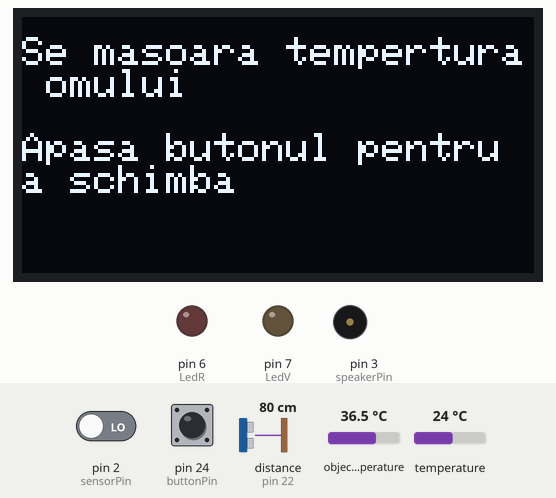
Bench run of a sketch on a simulated Arduino Mega 2560, built with avr-gcc and run on an emulated ATmega2560. Parts: 128×64 one-colour display, output pins drawn as LEDs (lit = HIGH), buzzer (waves = sounding). Wiring (inferred from the names in the program): ultrasonic range finder: trigger pin 23; echo pin 22. The test bench sets the inputs (shaded band); at power-on: distance to the obstacle (sensor on pin 22) 80 cm, pin 2 (sensorPin) LOW, pin 24 (buttonPin) HIGH, object temperature 36.5 °C, temperature 24 °C. The echo pulse lasts 58.3 µs per cm; the local clock reads 2024-03-15 10:24:30 at power-on unless the sketch sets it; storage starts empty; pins used as bus, display or sensor lines are not drawn; what the sketch prints to the serial monitor is not drawn.

Above: at 1.2 s.
1.3 s: distance to the obstacle (sensor on pin 22) set to 15 cm
At 3.9 s:
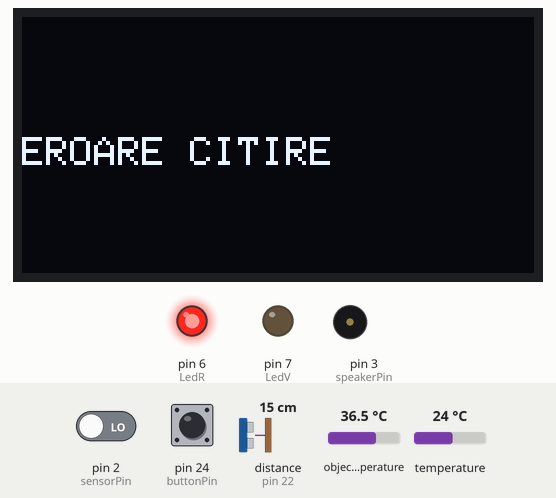
5.7 s: distance to the obstacle (sensor on pin 22) set to 12 cm
At 7.6 s:
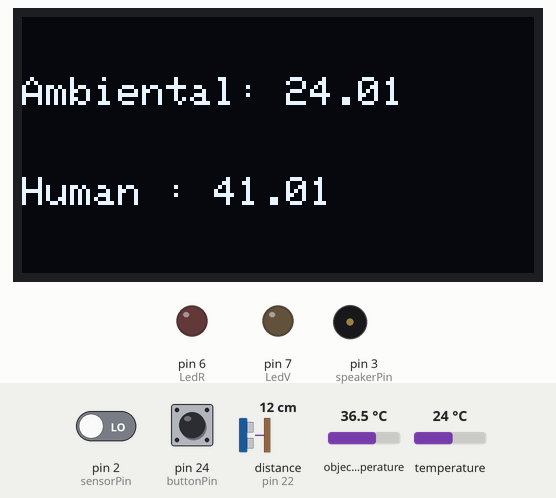
At 16.7 s:
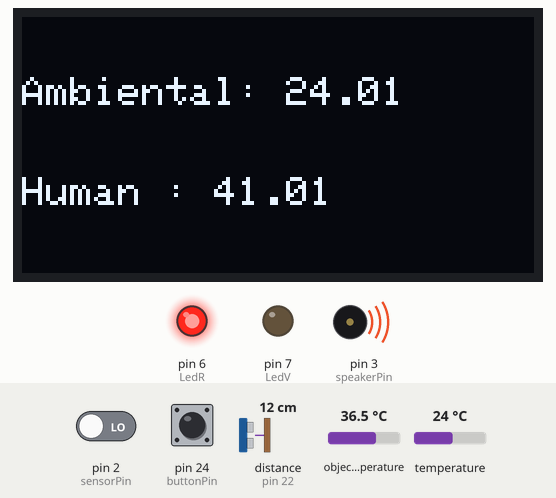
Timing chart, 0 to 54.7 s (numbered marks = the images above; inputs shaded):
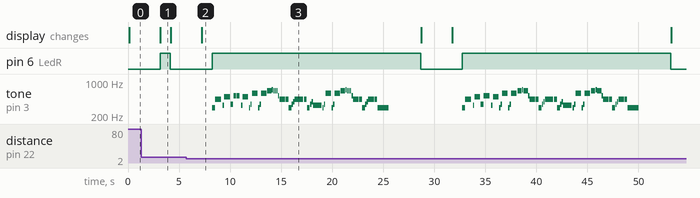

Measured:
- the behaviour switches between 14 and 13 cm on distance to the obstacle (sensor on pin 22) (found by bisection; images 1 and 2)
- after the input at 5.7 s, pin 6 (LedR): alternates HIGH for 20.4 s and LOW for 4.1 s, starting after 2.6 s; tone on pin 3 (speakerPin): plays 294 Hz for 0.27 s, 440 Hz for 0.27 s, 440 Hz for 0.27 s, 330 Hz for 0.14 s, 494 Hz for 0.54 s, 349 Hz for 0.27 s … (106 notes in this stretch), starting after 2.6 s; the display: changes after 1.5 s (image 2)
- what the display in image 1 shows lasts 1.0 s, from 3.2 s to 4.2 s

The sketch:

sketch_jun16a.ino
```cpp
//include libraries
#include <Wire.h> // Library for I2C communication
#include <Adafruit_GFX.h> //OLED
#include <Adafruit_SSD1306.h> //OLED
#include <Adafruit_MLX90614.h>//senzor temperatura
#include <virtuabotixRTC.h> //ceas Real Time
#include <SPI.h>
#include <SD.h>


#define SCREEN_WIDTH 128
#define SCREEN_HEIGHT 64

#define NOTE_B0  31
#define NOTE_C1  33
#define NOTE_CS1 35
#define NOTE_D1  37
#define NOTE_DS1 39
#define NOTE_E1  41
#define NOTE_F1  44
#define NOTE_FS1 46
#define NOTE_G1  49
#define NOTE_GS1 52
#define NOTE_A1  55
#define NOTE_AS1 58
#define NOTE_B1  62
#define NOTE_C2  65
#define NOTE_CS2 69
#define NOTE_D2  73
#define NOTE_DS2 78
#define NOTE_E2  82
#define NOTE_F2  87
#define NOTE_FS2 93
#define NOTE_G2  98
#define NOTE_GS2 104
#define NOTE_A2  110
#define NOTE_AS2 117
#define NOTE_B2  123
#define NOTE_C3  131
#define NOTE_CS3 139
#define NOTE_D3  147
#define NOTE_DS3 156
#define NOTE_E3  165
#define NOTE_F3  175
#define NOTE_FS3 185
#define NOTE_G3  196
#define NOTE_GS3 208
#define NOTE_A3  220
#define NOTE_AS3 233
#define NOTE_B3  247
#define NOTE_C4  262
#define NOTE_CS4 277
#define NOTE_D4  294
#define NOTE_DS4 311
#define NOTE_E4  330
#define NOTE_F4  349
#define NOTE_FS4 370
#define NOTE_G4  392
#define NOTE_GS4 415
#define NOTE_A4  440
#define NOTE_AS4 466
#define NOTE_B4  494
#define NOTE_C5  523
#define NOTE_CS5 554
#define NOTE_D5  587
#define NOTE_DS5 622
#define NOTE_E5  659
#define NOTE_F5  698
#define NOTE_FS5 740
#define NOTE_G5  784
#define NOTE_GS5 831
#define NOTE_A5  880
#define NOTE_AS5 932
#define NOTE_B5  988
#define NOTE_C6  1047
#define NOTE_CS6 1109
#define NOTE_D6  1175
#define NOTE_DS6 1245
#define NOTE_E6  1319
#define NOTE_F6  1397
#define NOTE_FS6 1480
#define NOTE_G6  1568
#define NOTE_GS6 1661
#define NOTE_A6  1760
#define NOTE_AS6 1865
#define NOTE_B6  1976
#define NOTE_C7  2093
#define NOTE_CS7 2217
#define NOTE_D7  2349
#define NOTE_DS7 2489
#define NOTE_E7  2637
#define NOTE_F7  2794
#define NOTE_FS7 2960
#define NOTE_G7  3136
#define NOTE_GS7 3322
#define NOTE_A7  3520
#define NOTE_AS7 3729
#define NOTE_B7  3951
#define NOTE_C8  4186
#define NOTE_CS8 4435
#define NOTE_D8  4699
#define NOTE_DS8 4978
#define REST      0


int melody2[] = {

  NOTE_D4,4, NOTE_A4,4, NOTE_A4,4,
  REST,8, NOTE_E4,8, NOTE_B4,2,
  NOTE_F4,4, NOTE_C5,4, NOTE_C5,4,
  REST,8, NOTE_E4,8, NOTE_B4,2,
  NOTE_D4,8, NOTE_F4,8, NOTE_D5,2,

  NOTE_D4,8, NOTE_F4,8, NOTE_D5,2,
  NOTE_E5,-4, NOTE_F5,8, NOTE_E5,8, NOTE_E5,8,
  NOTE_E5,8, NOTE_C5,8, NOTE_A4,2,
  NOTE_A4,4, NOTE_D4,4, NOTE_F4,8, NOTE_G4,8,
  NOTE_A4,-2,
  NOTE_A4,4, NOTE_D4,4, NOTE_F4,8, NOTE_G4,8,
  NOTE_E4,-2,
  NOTE_D4,8, NOTE_F4,8, NOTE_D5,2,
  NOTE_D4,8, NOTE_F4,8, NOTE_D5,2,

  NOTE_E5,-4, NOTE_F5,8, NOTE_E5,8, NOTE_E5,8,
  NOTE_E5,8, NOTE_C5,8, NOTE_A4,2,
  NOTE_A4,4, NOTE_D4,4, NOTE_F4,8, NOTE_G4,8,
  NOTE_A4,2, NOTE_A4,4,
  NOTE_D4,1,
};
int melody1[] = {

  NOTE_D5,-4, NOTE_A5,8, NOTE_FS5,8, NOTE_D5,8,
  NOTE_E5,-4, NOTE_FS5,8, NOTE_G5,4,
  NOTE_FS5,-4, NOTE_E5,8, NOTE_FS5,4,
  NOTE_D5,-2,
  NOTE_D5,-4, NOTE_A5,8, NOTE_FS5,8, NOTE_D5,8,
  NOTE_E5,-4, NOTE_FS5,8, NOTE_G5,4,

  NOTE_FS5,-4, NOTE_E5,8, NOTE_FS5,4,
  NOTE_D5,-2,
  NOTE_D5,-4, NOTE_A5,8, NOTE_FS5,8, NOTE_D5,8,
  NOTE_E5,-4, NOTE_FS5,8, NOTE_G5,4,
  NOTE_FS5,-1,

};

// change this to make the song slower or faster
int tempo = 200;

//  pinii Trig și Echo pentru senzorul IR de distanta
const int triggerPin = 23;
const int echoPin = 22;
long duration;
int distance;

const int sensorPin = 2; //pin senzor obstacol

const int speakerPin = 3; //pin aplificator R

Adafruit_SSD1306 display(SCREEN_WIDTH, SCREEN_HEIGHT, &Wire, -1);
Adafruit_MLX90614 mlx = Adafruit_MLX90614();
virtuabotixRTC myRTC(42, 44, 46);//(DATA, CLK, RST)

File myFile;

double Ambient=0;
double Object=0;

const int LedR=6;
const int LedV=7;

int notes1 = sizeof(melody1) / sizeof(melody1[0]) / 2;
int notes2 = sizeof(melody2) / sizeof(melody2[0]) / 2;

// this calculates the duration of a whole note in ms
int wholenote = (60000 * 4) / tempo;

int divider = 0, noteDuration = 0;

int SDpin = 53;

// push-buton
const int buttonPin = 24;
int buttonState = 0;
int previousButtonState = 0;
int buttonPressCount = 0;


void setup()
{
  Serial.begin(9600);

  pinMode(triggerPin, OUTPUT);
  pinMode(echoPin, INPUT);
  pinMode(LedR, OUTPUT);
  pinMode(LedV, OUTPUT);
  pinMode(buttonPin, INPUT_PULLUP);


  // Set the current date, and time in the following format:
  // seconds, minutes, hours, day of the week, day of the month, month, year
  //myRTC.setDS1302Time(00, 46, 13, 3, 5, 7, 2023);

   // Inițializarea ecranului OLED
   if (!display.begin(SSD1306_SWITCHCAPVCC, 0x3C))
   {
      Serial.println(F("Eroare la inițializarea ecranului OLED"));
      while (true);
   }
   display.clearDisplay();// Curățarea ecranului

   pinMode(sensorPin, INPUT);//senzor obstacol

  //amplificator Audio
   pinMode(speakerPin, OUTPUT);

   //Card SD
   Serial.println("Initializing SD card...");
   if (!SD.begin(SDpin))
   {
      Serial.println("initialization failed!");
     while (1);
   }
   Serial.println("initialization done.");

  //Senzor temperatura
   if (!mlx.begin())
   {
      Serial.println("Error connecting to MLX sensor. Check wiring.");
      while (1);
   };
   mlx.readEmissivity();

}


void loop()
{
  // Citirea valorii de la senzor obstacol
  int IRState = digitalRead(sensorPin);
  buttonState = digitalRead(buttonPin);
  digitalWrite(LedV, LOW);
  digitalWrite(LedR, LOW);
  //Actualizare timp
  myRTC.updateTime();

   Serial.print("Current Date / Time: ");
   Serial.print(myRTC.dayofmonth);
   Serial.print("/");
   Serial.print(myRTC.month);
   Serial.print("/");
   Serial.print(myRTC.year);
   Serial.print("  ");
   Serial.print(myRTC.hours);
   Serial.print(":");
   Serial.print(myRTC.minutes);
   Serial.print(":");
   Serial.println(myRTC.seconds);

  //Declarare timp
  int Day = myRTC.dayofmonth;
  int Month = myRTC.month;
  int Year = myRTC.year;
  int Secs = myRTC.seconds;
  int Hours = myRTC.hours;
  int Minutes = myRTC.minutes;


  //Citire temperatura  ambientala
  Ambient = mlx.readAmbientTempC();
  Object = 1.0 + mlx.readObjectTempC() ;
    if (buttonState != previousButtonState) {
      if (buttonState == LOW) {
        buttonPressCount++;}}
  if (IRState == 1)
  {
    Serial.println("Senzor IR inactiv");
    display.clearDisplay();
    display.setTextSize(1);
    display.setTextColor(SSD1306_WHITE);

    display.setCursor(0, 0); // Set the cursor on the first column and first row.
    display.print("Date: ");
    display.print(Day); display.print("."); display.print(Month); display.print("."); display.println(Year);

    display.setCursor(0, 25); //Set the cursor on the third column and the second row (counting starts at 0!).
    display.print("Time: ");
    display.print(Hours); display.print(":"); display.print(Minutes); display.print(":"); display.print(Secs);

    display.setCursor(0, 50);
    display.print("Ambient : ");
    display.println(Ambient);

    display.display();
  }
  else
  {//senzor IR activ
        if (buttonPressCount % 2 == 0)
        {//om
           Serial.println("S-a selectat temperatura pentru om");
             display.clearDisplay();
            display.setTextSize(1);
            display.setTextColor(SSD1306_WHITE);
            display.setCursor(0, 5);
            display.println("Se masoara tempertura omului ");

             display.println(" ");
            display.println("Apasa butonul pentru a schimba ");
            display.println("");
            display.display();
          delay(2000);
            // Transmiterea semnalului ultrasunete
            digitalWrite(triggerPin, LOW);
            delayMicroseconds(2);
            digitalWrite(triggerPin, HIGH);
            delayMicroseconds(10);
            digitalWrite(triggerPin, LOW);
            // Măsurarea duratei de timp pentru semnalul de ecou
            duration = pulseIn(echoPin, HIGH);
            // Calcularea distanței în centimetri
            distance = duration * 0.034 / 2;

            delay(1000);

            if (distance>=3 && distance<=4)  Object = 2.3 + mlx.readObjectTempC() ;
            if (distance>=5 && distance<=7)  Object = 3.0 + mlx.readObjectTempC() ;
            if (distance>7 && distance<9)  Object = 4.0 + mlx.readObjectTempC() ;
            if (distance>=9)  Object = 4.5 + mlx.readObjectTempC() ;
            if (distance>12)  {
              display.clearDisplay();
            display.setTextSize(1);
            display.setTextColor(SSD1306_WHITE);

            display.setCursor(0, 30);
            display.print("EROARE CITIRE ");
            display.display();
           digitalWrite(LedR, HIGH);

            }
            else{
            display.clearDisplay();
            display.setTextSize(1);
            display.setTextColor(SSD1306_WHITE);

            display.setCursor(0, 15);
            display.print("Ambiental: ");
            display.println(Ambient);

            display.setCursor(0, 40);
            display.print("Human : ");
            //Object=40;
            display.println(Object);
            display.display();

            delay(1000);

        Serial.println(distance);
        Serial.println(Object);


            //Scriere pe card SD
            myFile = SD.open("file.txt", FILE_WRITE);
            if (myFile) {
              Serial.print("Writing to file.txt...");
              myFile.print("Date: ");
              myFile.println(Day); myFile.print("."); myFile.print(Month); myFile.print("."); myFile.println(Year);
              myFile.print("Time: ");
              myFile.println(Hours); myFile.print(":"); myFile.print(Minutes); myFile.print(":"); myFile.println(Secs);
              myFile.print("Temperatura omului: ");
              myFile.println(Object);
              // close the file:
              myFile.close();
              Serial.println("done.");
            } else {
              // if the file didn't open, print an error:
              Serial.println("error opening test.txt");
            }

          if (Object<38 & Object>33) //temperatura normala pentru om
          {
             digitalWrite(LedV, HIGH); // Porniti becul
            for (int thisNote = 0; thisNote < notes1 * 2; thisNote = thisNote + 2) {
                // calculates the duration of each note
                divider = melody1[thisNote + 1];
                if (divider > 0) {
                  // regular note, just proceed
                  noteDuration = (wholenote) / divider;
                } else if (divider < 0) {
                  // dotted notes are represented with negative durations!!
                  noteDuration = (wholenote) / abs(divider);
                  noteDuration *= 1.5; // increases the duration in half for dotted notes
                }
                // we only play the note for 90% of the duration, leaving 10% as a pause
                tone(speakerPin, melody1[thisNote], noteDuration * 0.9);


                // Wait for the specief duration before playing the next note.
                delay(noteDuration);

                // stop the waveform generation before the next note.
                noTone(speakerPin);

              }
            delay(2000);
          }
          else if (Object<45 & Object>38) // Febra
          {
            digitalWrite(LedR, HIGH);
            for (int thisNote = 0; thisNote < notes2 * 2; thisNote = thisNote + 2) {

                // calculates the duration of each note
                divider = melody2[thisNote + 1];
                if (divider > 0) {
                  // regular note, just proceed
                  noteDuration = (wholenote) / divider;
                } else if (divider < 0) {
                  // dotted notes are represented with negative durations!!
                  noteDuration = (wholenote) / abs(divider);
                  noteDuration *= 1.5; // increases the duration in half for dotted notes
                }

                // we only play the note for 90% of the duration, leaving 10% as a pause
                tone(speakerPin, melody2[thisNote], noteDuration * 0.9);

                // Wait for the specief duration before playing the next note.
                delay(noteDuration);

                // stop the waveform generation before the next note.
                noTone(speakerPin);
              }
            delay(2000);
          }else if (Object > 45)
          {
            display.clearDisplay();
            display.setTextSize(1);
            display.setTextColor(SSD1306_WHITE);

            display.setCursor(0, 30);
            display.print("EROARE CITIRE ");
            display.display();
           digitalWrite(LedR, HIGH);
          }
          }

        }
        else
        {//obiect
            display.clearDisplay();
            display.setTextSize(1);
            display.setTextColor(SSD1306_WHITE);
            display.setCursor(0, 5);
            display.println("Se masoara tempertura unui obiect ");
             display.println(" ");
            display.println("Apasa butonul pentru a schimba ");
            display.println("");
            display.display();
          delay(2000);

            Serial.println("S-a selectat obiect");
            display.clearDisplay();
            display.setTextSize(1);
            display.setTextColor(SSD1306_WHITE);

            display.setCursor(0, 15);
            display.print("Ambiental: ");
            display.println(Ambient);

            display.setCursor(0, 40);
            display.print("Object : 40");
            //display.println(Object);
            display.display();

            myFile = SD.open("file.txt", FILE_WRITE);
            if (myFile) {
              Serial.print("Writing to file.txt...");
              myFile.print("Date: ");
              myFile.println(Day); myFile.print("."); myFile.print(Month); myFile.print("."); myFile.println(Year);
              myFile.print("Time: ");
              myFile.println(Hours); myFile.print(":"); myFile.print(Minutes); myFile.print(":"); myFile.println(Secs);
              myFile.print("Temperatura obiectului: ");
              myFile.println(Object);
              // close the file:
              myFile.close();
              Serial.println("done.");
            } else {
              // if the file didn't open, print an error:
              Serial.println("error opening test.txt");
                    }
            delay(2000);
           }
        }

previousButtonState = buttonState;
delay(1000);
}
```
